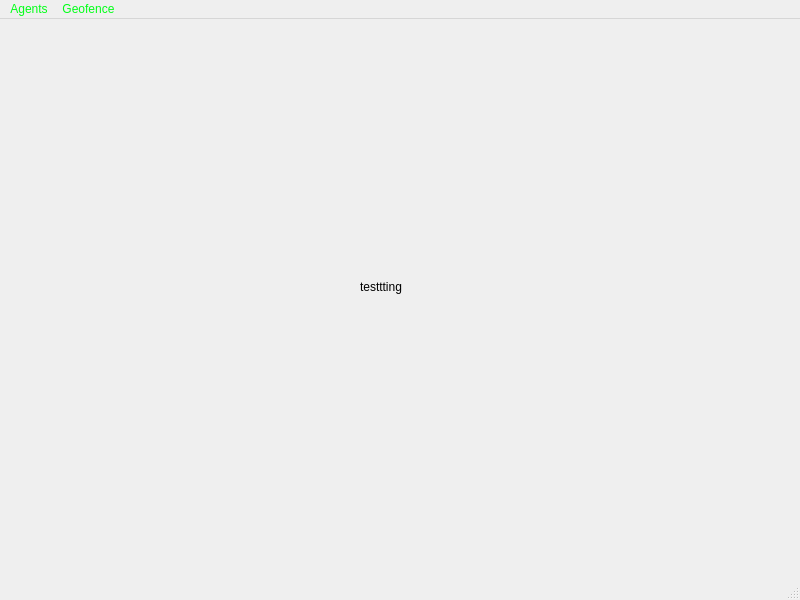
<?xml version="1.0" encoding="UTF-8"?>
<ui version="4.0">
 <class>SwarmCommanderGUI</class>
 <widget class="QMainWindow" name="SwarmCommanderGUI">
  <property name="geometry">
   <rect>
    <x>0</x>
    <y>0</y>
    <width>800</width>
    <height>600</height>
   </rect>
  </property>
  <property name="windowTitle">
   <string>SwarmCommanderGUI</string>
  </property>
  <property name="styleSheet">
   <string notr="true">background-color: &quot;black&quot;;</string>
  </property>
  <widget class="QWidget" name="centralwidget">
   <widget class="QLabel" name="label">
    <property name="geometry">
     <rect>
      <x>360</x>
      <y>260</y>
      <width>58</width>
      <height>16</height>
     </rect>
    </property>
    <property name="text">
     <string>testtting</string>
    </property>
   </widget>
  </widget>
  <widget class="QMenuBar" name="menubar">
   <property name="geometry">
    <rect>
     <x>0</x>
     <y>0</y>
     <width>800</width>
     <height>24</height>
    </rect>
   </property>
   <property name="styleSheet">
    <string notr="true">font: 13pt &quot;Arial&quot;;color: rgb(1, 255, 23);</string>
   </property>
   <widget class="QMenu" name="menuAgents">
    <property name="title">
     <string>Agents</string>
    </property>
    <addaction name="actionAdd_agent"/>
    <addaction name="actionRemove_agent"/>
   </widget>
   <widget class="QMenu" name="menuGeofence">
    <property name="title">
     <string>Geofence</string>
    </property>
    <addaction name="actionEdit_Geofence"/>
    <addaction name="actionSet_geofence"/>
    <addaction name="actionReset_geofence"/>
   </widget>
   <addaction name="menuAgents"/>
   <addaction name="menuGeofence"/>
  </widget>
  <widget class="QStatusBar" name="statusbar"/>
  <action name="actionEdit_Geofence">
   <property name="text">
    <string>Edit geofence</string>
   </property>
  </action>
  <action name="actionSet_geofence">
   <property name="text">
    <string>Set geofence</string>
   </property>
  </action>
  <action name="actionReset_geofence">
   <property name="text">
    <string>Reset geofence</string>
   </property>
  </action>
  <action name="actionAdd_agent">
   <property name="text">
    <string>Add agent</string>
   </property>
  </action>
  <action name="actionRemove_agent">
   <property name="text">
    <string>Remove agent</string>
   </property>
  </action>
 </widget>
 <resources/>
 <connections/>
</ui>
